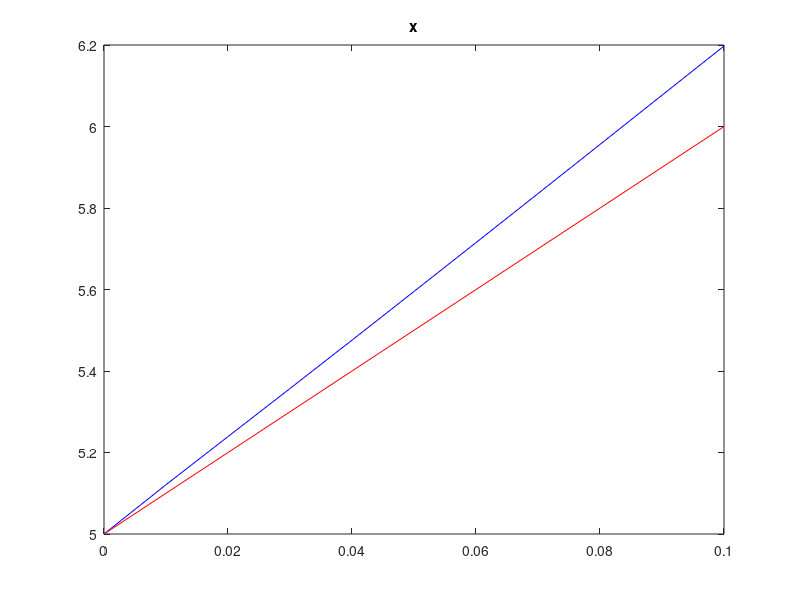
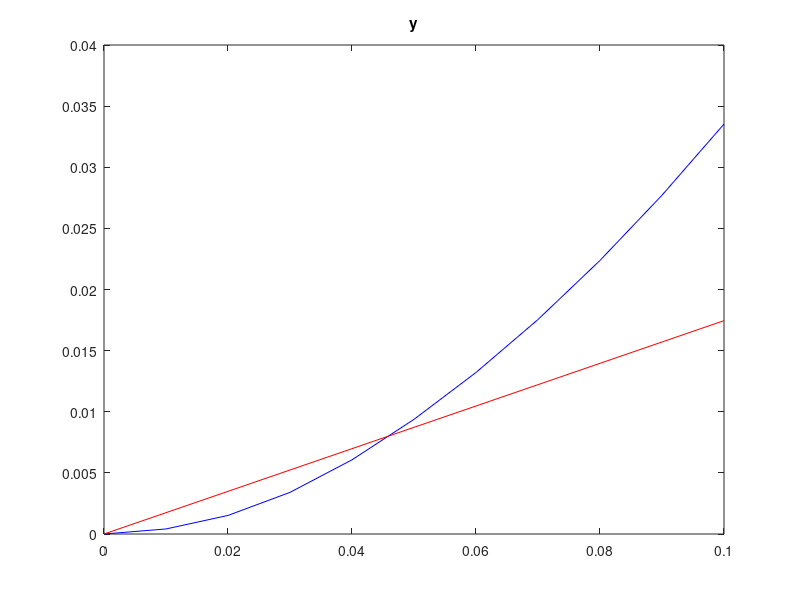
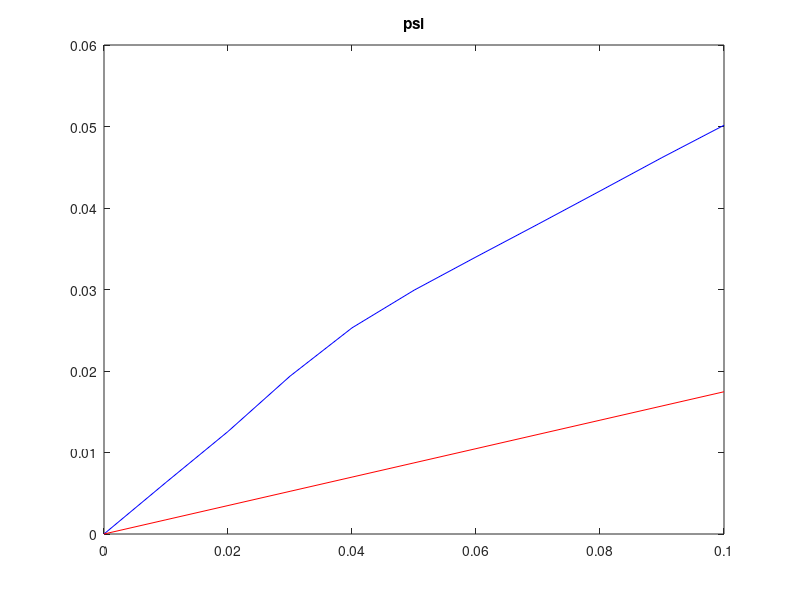
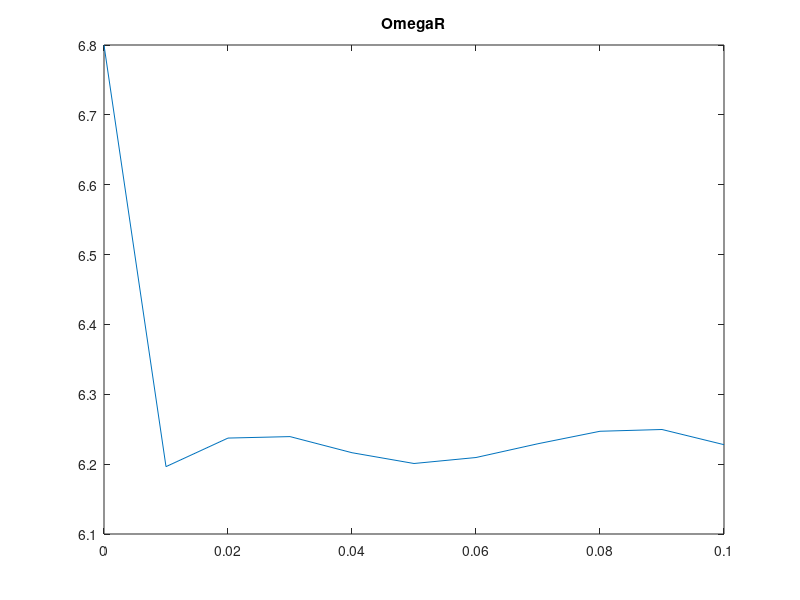

These charts were generated, in order, by the following MATLAB code:
data = load('plantData');

time = [data.plant_tout];
y    = [data.plant_yout];
u    = [data.plant_uout];
yref = [data.plant_yrefout];

figure
plot(time,y(1,:),'b')
hold on
plot(time,yref(1,:),'r')
title('x')

figure
plot(time,y(2,:),'b')
hold on
plot(time,yref(2,:),'r')
title('y')

figure
plot(time,y(3,:),'b')
hold on
plot(time,yref(3,:),'r')
title('psi')

figure
plot(time,u(1,:))
title('OmegaR')

figure
plot(time,u(2,:))
title('OmegaL')
